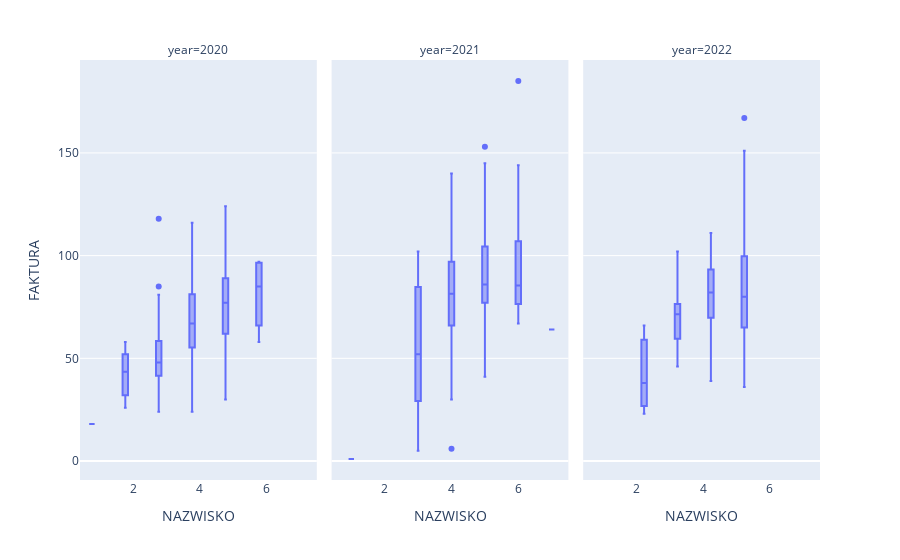
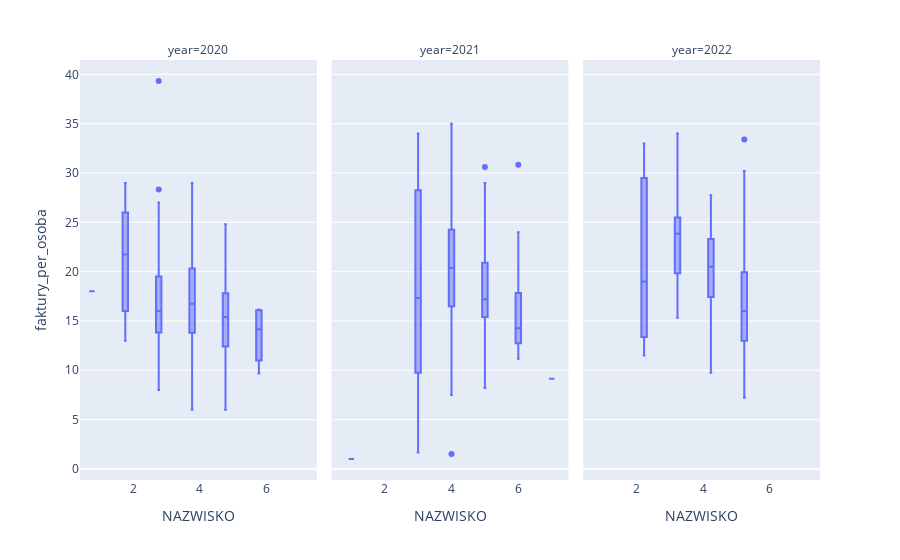

The notebook cell saved with these charts, in order:
### Code cell
tmp=df_zamowienia.groupby(['czy_z_kuponow','Z_DNIA','year','month']).agg({'FAKTURA':'nunique',
                                                          'NAZWISKO':'nunique'}).reset_index()
tmp['faktury_per_osoba']=tmp['FAKTURA']/tmp['NAZWISKO']

fig=px.box(tmp.loc[tmp['czy_z_kuponow']=='tak'].loc[tmp['month']<=6],
      x='NAZWISKO',
      y='FAKTURA',
          facet_col='year')
fig.show()
fig=px.box(tmp.loc[tmp['czy_z_kuponow']=='tak'].loc[tmp['month']<=6],
      x='NAZWISKO',
      y='faktury_per_osoba',
          facet_col='year')
fig.show()

display(tmp.loc[tmp['czy_z_kuponow']=='tak'].loc[tmp['month']<=6].groupby(['year','NAZWISKO']).agg({'FAKTURA':'median',
                                                   'faktury_per_osoba':'median'}).head(50))

display(tmp.loc[tmp['czy_z_kuponow']=='tak'].loc[tmp['month']<=6].groupby(['year','NAZWISKO']).agg({'FAKTURA':'median',
                                                                                               'faktury_per_osoba':'median'}).reset_index().\
        pivot(columns='year', index='NAZWISKO',values=['FAKTURA','faktury_per_osoba']))

### Figure 1 — Plotly figure (JSON) as saved in the notebook; plotly's stock layout.template omitted (floating-point values rounded to 4 significant figures)
{"data": [{"alignmentgroup": "True", "hovertemplate": "year=2020<br>NAZWISKO=%{x}<br>FAKTURA=%{y}<extra></extra>", "legendgroup": "", "marker": {"color": "#636efa"}, "name": "", "notched": false, "offsetgroup": "", "orientation": "v", "showlegend": false, "type": "box", "x": [5, 5, 4, 4, 4, 4, 6, 4, 4, 4, 4, 4, 4, 5, 5, 4, 5, 5, 4, 4, 5, 4, 5, 6, 5, 5, 5, 4, 4, 5, 5, 5, 4, 5, 5, 5, 5, 5, 5, 5, 4, 4, 5, 5, 5, 5, 5, 5, 5, 6, 5, 4, 4, 3, 3, 3, 3, 3, 3, 3, 3, 3, 3, 3, 3, 3, 2, 2, 3, 1, 3, 3, 2, 3, 3, 3, 2, 2, 2, 4, 4, 3, 3, 4, 4, 3, 4, 3, 4, 3, 5, 3, 5, 4, 4, 4, 4, 4, 4, 4, 4, 3, 4, 4, 4, 5, 3, 4, 5, 5, 5, 4, 3, 4, 5, 5, 5, 5, 5, 6, 5, 5, 4, 4], "x0": " ", "xaxis": "x", "y": [30, 46, 73, 48, 49, 54, 96, 55, 56, 52, 24, 90, 67, 62, 66, 46, 98, 63, 53, 52, 56, 75, 50, 58, 56, 61, 89, 82, 66, 60, 58, 98, 83, 74, 82, 62, 94, 92, 66, 69, 63, 100, 83, 84, 62, 75, 119, 86, 77, 74, 79, 85, 65, 45, 54, 43, 67, 51, 48, 56, 40, 43, 40, 44, 38, 43, 50, 32, 24, 18, 29, 30, 26, 47, 36, 49, 52, 37, 58, 66, 65, 53, 48, 72, 68, 81, 53, 49, 72, 72, 70, 85, 58, 90, 78, 65, 68, 56, 87, 79, 66, 67, 69, 116, 82, 60, 61, 65, 112, 82, 82, 48, 118, 84, 77, 94, 81, 124, 91, 97, 90, 78, 90, 75], "y0": " ", "yaxis": "y"}, {"alignmentgroup": "True", "hovertemplate": "year=2021<br>NAZWISKO=%{x}<br>FAKTURA=%{y}<extra></extra>", "legendgroup": "", "marker": {"color": "#636efa"}, "name": "", "notched": false, "offsetgroup": "", "orientation": "v", "showlegend": false, "type": "box", "x": [5, 5, 5, 4, 5, 5, 5, 4, 5, 6, 5, 5, 5, 5, 6, 5, 5, 6, 5, 6, 4, 5, 5, 6, 4, 5, 5, 5, 5, 5, 5, 5, 5, 6, 6, 3, 5, 4, 5, 5, 5, 5, 6, 6, 1, 6, 5, 6, 6, 4, 4, 4, 6, 5, 5, 4, 3, 5, 5, 5, 5, 6, 6, 5, 4, 3, 4, 5, 5, 6, 4, 6, 5, 6, 6, 5, 5, 5, 5, 5, 5, 5, 6, 3, 6, 5, 5, 5, 6, 4, 6, 5, 7, 5, 5, 5, 5, 5, 5, 5, 5, 5, 5, 5, 4, 5, 5, 3, 5, 6, 5, 4, 4, 5, 4, 4, 4, 3, 4, 4, 4, 4, 4, 3, 5, 5], "x0": " ", "xaxis": "x2", "y": [43, 61, 67, 69, 120, 66, 48, 30, 41, 78, 62, 78, 79, 64, 93, 83, 74, 78, 81, 101, 80, 77, 82, 79, 91, 81, 73, 80, 47, 76, 97, 89, 70, 75, 115, 91, 85, 98, 82, 117, 122, 90, 104, 185, 1, 144, 103, 115, 86, 89, 6, 140, 113, 119, 113, 92, 5, 153, 132, 122, 145, 85, 110, 83, 56, 42, 64, 71, 93, 83, 113, 100, 82, 75, 67, 129, 109, 98, 98, 76, 134, 91, 92, 66, 71, 77, 90, 87, 75, 96, 75, 87, 64, 91, 111, 89, 92, 79, 81, 123, 93, 79, 78, 126, 104, 87, 63, 25, 119, 78, 118, 72, 53, 88, 99, 68, 98, 52, 83, 69, 83, 68, 40, 102, 86, 80], "y0": " ", "yaxis": "y2"}, {"alignmentgroup": "True", "hovertemplate": "year=2022<br>NAZWISKO=%{x}<br>FAKTURA=%{y}<extra></extra>", "legendgroup": "", "marker": {"color": "#636efa"}, "name": "", "notched": false, "offsetgroup": "", "orientation": "v", "showlegend": false, "type": "box", "x": [5, 4, 5, 4, 4, 4, 4, 3, 4, 4, 5, 5, 5, 5, 5, 5, 5, 5, 5, 5, 5, 5, 4, 4, 4, 4, 3, 3, 4, 4, 4, 5, 4, 5, 5, 5, 5, 4, 5, 5, 5, 4, 5, 5, 5, 5, 5, 3, 4, 4, 4, 4, 4, 5, 5, 5, 5, 4, 5, 5, 4, 5, 4, 5, 5, 5, 5, 4, 5, 5, 4, 4, 3, 5, 5, 4, 5, 5, 5, 5, 2, 2, 5, 5, 5, 5, 4, 4, 4, 4, 4, 4, 4, 4, 4, 5, 4, 5, 5, 5, 4, 4, 3, 4, 3, 5, 4, 5, 4, 5, 4, 5, 5, 2, 3, 3, 3, 3, 3, 3, 3, 3, 3], "x0": " ", "xaxis": "x3", "y": [48, 39, 53, 97, 85, 60, 45, 63, 79, 84, 65, 75, 60, 87, 61, 80, 60, 60, 104, 65, 70, 82, 48, 85, 90, 72, 59, 68, 106, 75, 79, 73, 61, 101, 79, 91, 57, 55, 86, 89, 66, 80, 63, 99, 122, 80, 83, 73, 111, 89, 99, 107, 80, 140, 123, 105, 94, 107, 167, 113, 97, 80, 111, 151, 130, 97, 100, 89, 116, 74, 55, 49, 81, 74, 73, 92, 109, 75, 96, 80, 66, 38, 95, 59, 36, 72, 99, 80, 60, 72, 102, 84, 71, 76, 66, 107, 84, 65, 69, 54, 101, 84, 74, 60, 46, 104, 78, 60, 82, 94, 85, 88, 57, 23, 102, 71, 74, 59, 55, 79, 90, 60, 72], "y0": " ", "yaxis": "y3"}], "layout": {"annotations": [{"font": {}, "showarrow": false, "text": "year=2020", "x": 0.16, "xanchor": "center", "xref": "paper", "y": 1, "yanchor": "bottom", "yref": "paper"}, {"font": {}, "showarrow": false, "text": "year=2021", "x": 0.5, "xanchor": "center", "xref": "paper", "y": 1, "yanchor": "bottom", "yref": "paper"}, {"font": {}, "showarrow": false, "text": "year=2022", "x": 0.84, "xanchor": "center", "xref": "paper", "y": 1, "yanchor": "bottom", "yref": "paper"}], "autosize": true, "boxmode": "group", "legend": {"tracegroupgap": 0}, "margin": {"t": 60}, "xaxis": {"anchor": "y", "autorange": true, "domain": [0, 0.32], "range": [0.4496, 7.5], "title": {"text": "NAZWISKO"}, "type": "linear"}, "xaxis2": {"anchor": "y2", "autorange": true, "domain": [0.34, 0.66], "matches": "x", "range": [0.4496, 7.5], "title": {"text": "NAZWISKO"}, "type": "linear"}, "xaxis3": {"anchor": "y3", "autorange": true, "domain": [0.68, 1.0], "matches": "x", "range": [0.4496, 7.5], "title": {"text": "NAZWISKO"}, "type": "linear"}, "yaxis": {"anchor": "x", "autorange": true, "domain": [0, 1], "range": [-9.222, 195.2], "title": {"text": "FAKTURA"}, "type": "linear"}, "yaxis2": {"anchor": "x2", "autorange": true, "domain": [0, 1], "matches": "y", "range": [-9.222, 195.2], "showticklabels": false, "type": "linear"}, "yaxis3": {"anchor": "x3", "autorange": true, "domain": [0, 1], "matches": "y", "range": [-9.222, 195.2], "showticklabels": false, "type": "linear"}}}

### Figure 2 — Plotly figure (JSON) as saved in the notebook; plotly's stock layout.template omitted (floating-point values rounded to 4 significant figures)
{"data": [{"alignmentgroup": "True", "hovertemplate": "year=2020<br>NAZWISKO=%{x}<br>faktury_per_osoba=%{y}<extra></extra>", "legendgroup": "", "marker": {"color": "#636efa"}, "name": "", "notched": false, "offsetgroup": "", "orientation": "v", "showlegend": false, "type": "box", "x": [5, 5, 4, 4, 4, 4, 6, 4, 4, 4, 4, 4, 4, 5, 5, 4, 5, 5, 4, 4, 5, 4, 5, 6, 5, 5, 5, 4, 4, 5, 5, 5, 4, 5, 5, 5, 5, 5, 5, 5, 4, 4, 5, 5, 5, 5, 5, 5, 5, 6, 5, 4, 4, 3, 3, 3, 3, 3, 3, 3, 3, 3, 3, 3, 3, 3, 2, 2, 3, 1, 3, 3, 2, 3, 3, 3, 2, 2, 2, 4, 4, 3, 3, 4, 4, 3, 4, 3, 4, 3, 5, 3, 5, 4, 4, 4, 4, 4, 4, 4, 4, 3, 4, 4, 4, 5, 3, 4, 5, 5, 5, 4, 3, 4, 5, 5, 5, 5, 5, 6, 5, 5, 4, 4], "x0": " ", "xaxis": "x", "y": [6, 9.2, 18.25, 12, 12.25, 13.5, 16, 13.75, 14, 13, 6, 22.5, 16.75, 12.4, 13.2, 11.5, 19.6, 12.6, 13.25, 13, 11.2, 18.75, 10, 9.667, 11.2, 12.2, 17.8, 20.5, 16.5, 12, 11.6, 19.6, 20.75, 14.8, 16.4, 12.4, 18.8, 18.4, 13.2, 13.8, 15.75, 25, 16.6, 16.8, 12.4, 15, 23.8, 17.2, 15.4, 12.33, 15.8, 21.25, 16.25, 15, 18, 14.33, 22.33, 17, 16, 18.67, 13.33, 14.33, 13.33, 14.67, 12.67, 14.33, 25, 16, 8, 18, 9.667, 10, 13, 15.67, 12, 16.33, 26, 18.5, 29, 16.5, 16.25, 17.67, 16, 18, 17, 27, 13.25, 16.33, 18, 24, 14, 28.33, 11.6, 22.5, 19.5, 16.25, 17, 14, 21.75, 19.75, 16.5, 22.33, 17.25, 29, 20.5, 12, 20.33, 16.25, 22.4, 16.4, 16.4, 12, 39.33, 21, 15.4, 18.8, 16.2, 24.8, 18.2, 16.17, 18, 15.6, 22.5, 18.75], "y0": " ", "yaxis": "y"}, {"alignmentgroup": "True", "hovertemplate": "year=2021<br>NAZWISKO=%{x}<br>faktury_per_osoba=%{y}<extra></extra>", "legendgroup": "", "marker": {"color": "#636efa"}, "name": "", "notched": false, "offsetgroup": "", "orientation": "v", "showlegend": false, "type": "box", "x": [5, 5, 5, 4, 5, 5, 5, 4, 5, 6, 5, 5, 5, 5, 6, 5, 5, 6, 5, 6, 4, 5, 5, 6, 4, 5, 5, 5, 5, 5, 5, 5, 5, 6, 6, 3, 5, 4, 5, 5, 5, 5, 6, 6, 1, 6, 5, 6, 6, 4, 4, 4, 6, 5, 5, 4, 3, 5, 5, 5, 5, 6, 6, 5, 4, 3, 4, 5, 5, 6, 4, 6, 5, 6, 6, 5, 5, 5, 5, 5, 5, 5, 6, 3, 6, 5, 5, 5, 6, 4, 6, 5, 7, 5, 5, 5, 5, 5, 5, 5, 5, 5, 5, 5, 4, 5, 5, 3, 5, 6, 5, 4, 4, 5, 4, 4, 4, 3, 4, 4, 4, 4, 4, 3, 5, 5], "x0": " ", "xaxis": "x2", "y": [8.6, 12.2, 13.4, 17.25, 24, 13.2, 9.6, 7.5, 8.2, 13, 12.4, 15.6, 15.8, 12.8, 15.5, 16.6, 14.8, 13, 16.2, 16.83, 20, 15.4, 16.4, 13.17, 22.75, 16.2, 14.6, 16, 9.4, 15.2, 19.4, 17.8, 14, 12.5, 19.17, 30.33, 17, 24.5, 16.4, 23.4, 24.4, 18, 17.33, 30.83, 1, 24, 20.6, 19.17, 14.33, 22.25, 1.5, 35, 18.83, 23.8, 22.6, 23, 1.667, 30.6, 26.4, 24.4, 29, 14.17, 18.33, 16.6, 14, 14, 16, 14.2, 18.6, 13.83, 28.25, 16.67, 16.4, 12.5, 11.17, 25.8, 21.8, 19.6, 19.6, 15.2, 26.8, 18.2, 15.33, 22, 11.83, 15.4, 18, 17.4, 12.5, 24, 12.5, 17.4, 9.143, 18.2, 22.2, 17.8, 18.4, 15.8, 16.2, 24.6, 18.6, 15.8, 15.6, 25.2, 26, 17.4, 12.6, 8.333, 23.8, 13, 23.6, 18, 13.25, 17.6, 24.75, 17, 24.5, 17.33, 20.75, 17.25, 20.75, 17, 10, 34, 17.2, 16], "y0": " ", "yaxis": "y2"}, {"alignmentgroup": "True", "hovertemplate": "year=2022<br>NAZWISKO=%{x}<br>faktury_per_osoba=%{y}<extra></extra>", "legendgroup": "", "marker": {"color": "#636efa"}, "name": "", "notched": false, "offsetgroup": "", "orientation": "v", "showlegend": false, "type": "box", "x": [5, 4, 5, 4, 4, 4, 4, 3, 4, 4, 5, 5, 5, 5, 5, 5, 5, 5, 5, 5, 5, 5, 4, 4, 4, 4, 3, 3, 4, 4, 4, 5, 4, 5, 5, 5, 5, 4, 5, 5, 5, 4, 5, 5, 5, 5, 5, 3, 4, 4, 4, 4, 4, 5, 5, 5, 5, 4, 5, 5, 4, 5, 4, 5, 5, 5, 5, 4, 5, 5, 4, 4, 3, 5, 5, 4, 5, 5, 5, 5, 2, 2, 5, 5, 5, 5, 4, 4, 4, 4, 4, 4, 4, 4, 4, 5, 4, 5, 5, 5, 4, 4, 3, 4, 3, 5, 4, 5, 4, 5, 4, 5, 5, 2, 3, 3, 3, 3, 3, 3, 3, 3, 3], "x0": " ", "xaxis": "x3", "y": [9.6, 9.75, 10.6, 24.25, 21.25, 15, 11.25, 21, 19.75, 21, 13, 15, 12, 17.4, 12.2, 16, 12, 12, 20.8, 13, 14, 16.4, 12, 21.25, 22.5, 18, 19.67, 22.67, 26.5, 18.75, 19.75, 14.6, 15.25, 20.2, 15.8, 18.2, 11.4, 13.75, 17.2, 17.8, 13.2, 20, 12.6, 19.8, 24.4, 16, 16.6, 24.33, 27.75, 22.25, 24.75, 26.75, 20, 28, 24.6, 21, 18.8, 26.75, 33.4, 22.6, 24.25, 16, 27.75, 30.2, 26, 19.4, 20, 22.25, 23.2, 14.8, 13.75, 12.25, 27, 14.8, 14.6, 23, 21.8, 15, 19.2, 16, 33, 19, 19, 11.8, 7.2, 14.4, 24.75, 20, 15, 18, 25.5, 21, 17.75, 19, 16.5, 21.4, 21, 13, 13.8, 10.8, 25.25, 21, 24.67, 15, 15.33, 20.8, 19.5, 12, 20.5, 18.8, 21.25, 17.6, 11.4, 11.5, 34, 23.67, 24.67, 19.67, 18.33, 26.33, 30, 20, 24], "y0": " ", "yaxis": "y3"}], "layout": {"annotations": [{"font": {}, "showarrow": false, "text": "year=2020", "x": 0.16, "xanchor": "center", "xref": "paper", "y": 1, "yanchor": "bottom", "yref": "paper"}, {"font": {}, "showarrow": false, "text": "year=2021", "x": 0.5, "xanchor": "center", "xref": "paper", "y": 1, "yanchor": "bottom", "yref": "paper"}, {"font": {}, "showarrow": false, "text": "year=2022", "x": 0.84, "xanchor": "center", "xref": "paper", "y": 1, "yanchor": "bottom", "yref": "paper"}], "autosize": true, "boxmode": "group", "legend": {"tracegroupgap": 0}, "margin": {"t": 60}, "xaxis": {"anchor": "y", "autorange": true, "domain": [0, 0.32], "range": [0.4496, 7.5], "title": {"text": "NAZWISKO"}, "type": "linear"}, "xaxis2": {"anchor": "y2", "autorange": true, "domain": [0.34, 0.66], "matches": "x", "range": [0.4496, 7.5], "title": {"text": "NAZWISKO"}, "type": "linear"}, "xaxis3": {"anchor": "y3", "autorange": true, "domain": [0.68, 1.0], "matches": "x", "range": [0.4496, 7.5], "title": {"text": "NAZWISKO"}, "type": "linear"}, "yaxis": {"anchor": "x", "autorange": true, "domain": [0, 1], "range": [-1.13, 41.46], "title": {"text": "faktury_per_osoba"}, "type": "linear"}, "yaxis2": {"anchor": "x2", "autorange": true, "domain": [0, 1], "matches": "y", "range": [-1.13, 41.46], "showticklabels": false, "type": "linear"}, "yaxis3": {"anchor": "x3", "autorange": true, "domain": [0, 1], "matches": "y", "range": [-1.13, 41.46], "showticklabels": false, "type": "linear"}}}
